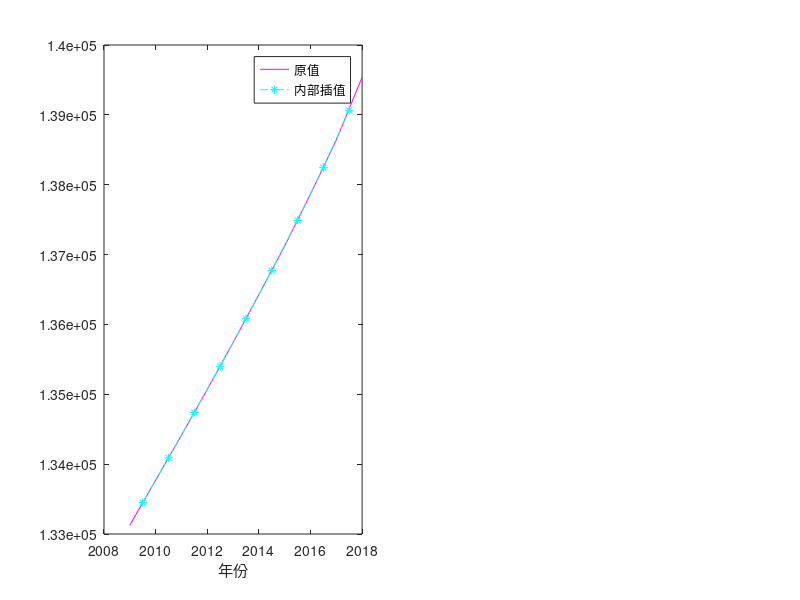

Recreate this plot in MATLAB. (Note: this script raises an error after producing the figure.)
%%
% 第三讲 插值算法
yy = [133126,133770,134413,135069,135738,136427,137122,137866,138639, 139538];
xx = 2009:2018;
x2= 2019:2021;
x1 = 2009.5:2017.5;
y1 = interp1(xx,yy,x1,'spline');
y2 = interp1(xx,yy,x2,'spline');
subplot(1,2,1);
plot(xx,yy,'m',x1,y1,'-.c*');legend('原值','内部插值');xlabel('年份');ylabel('人口数据',Rotation=0);title('三次样条内部插值');grid on;
subplot(1,2,2);
plot(xx,yy,':o',x2,y2,'-*');legend('原值','外部插值');xlabel('年份');ylabel('人口数据',Rotation=0);title('三次样条外部插值');grid on;

%%
% 第四讲 拟合
x = [4.20000000000000
5.90000000000000
2.70000000000000
3.80000000000000
3.80000000000000
5.60000000000000
6.90000000000000
3.50000000000000
3.60000000000000
2.90000000000000
4.20000000000000
6.10000000000000
5.50000000000000
6.60000000000000
2.90000000000000
3.30000000000000
5.90000000000000
6
5.60000000000000];
y = [8.40000000000000
11.7000000000000
4.20000000000000
6.10000000000000
7.90000000000000
10.2000000000000
13.2000000000000
6.60000000000000
6
4.60000000000000
8.40000000000000
12
10.3000000000000
13.3000000000000
4.60000000000000
6.70000000000000
10.8000000000000
11.5000000000000
9.90000000000000];
polyfit(x,y,3);
f = @(x) 0.112414415921065*x.^3 + -1.674448037152997*x.^2 + 10.078635937108100*x - 13.108129717297286;
y11 = 0.112414415921065*x.^3 + -1.674448037152997*x.^2 + 10.078635937108100*x - 13.108129717297286;
fplot(f,[2,8],'c');grid on;xlabel('x的值');ylabel('y的值');title('拟合图');hold on;
scatter(x,y,'r*');grid on;legend('拟合函数','原函数');

% SST = SSE + SSR 总体平方和=误差平方和+回归平方和
SST = sum((y-mean(y)).^2);
SSE = sum((y-y11).^2);
SSR = sum(((y11-mean(y)).^2));

%%
% 第五讲 相关系数
% corrcoef()为皮尔逊相关系数 corr为斯皮尔曼相关系数
% 斯皮尔曼适用范围广 皮尔逊适用于连续、正态、线性关系的数据

% 用循环检验所有列的数据是否为正态分布
% 原假设为随机变量服从正态分布 h等于1,表示拒绝原假设 h等于0,表示不能拒绝原假设。
n_c = size(Test,2);
H = zeros(1,6);
P = zeros(1,6);
for i = 1:n_c
[h,p] = jbtest(Test(:,i),0.05);
H(i)=h;
P(i)=p;
end
disp(H)
disp(P)
[R,P] = corrcoef(Test)
[m,n] = size(Test);
a1 = mean(Test);
cov1 = zeros(m,n);
for j =1:n
    for i =1:m
        cov1(i,j) = Test(i,j) - a1(j);
    end
end
S = zeros(1,n);
for j=1:n
        S(1,j) = (sum(cov1(:,j).*cov1(:,j)))/(m-1);
end
cov2 = zeros(n,n);
r = zeros(n,n);
for i =1:n
    for j =i:n
        cov2(j,i) = (sum(cov1(:,i).*cov1(:,j)))/(m-1);
        r(j,i) = cov2(j,i)/(S(1,i)*S(1,j));
    end
end
for i =1:n
    for j =i:n
        r(i,j) = r(j,i);
    end
end
r % r为皮尔逊相关系数

[R1,P1]=corr(Test, 'type' , 'Spearman')

%%
% 第六讲 典型相关性分析 SPSS实现

%%
% 第七讲 多元回归分析 STATE实现

%%
% 第八讲 图论最短路径问题
% [P,d] = shortestpath(G,s,t,'Method',algorithm)
% 在图G中找到s节点到t节点的最短路径P和最短距离d
% dt = distances(G[,'Method',algorithm])返回任意两点的距离矩阵
% G = digraph([],[],weights[])有向图
% G = graph([],[],weights[])无向图
% highlight(p,P,'Edgecolor','b')表示高亮蓝色显示图p中路径P
A = [1 1 1 2 3 3 4 5 5 5 5 6 6 7 9 9];
B = [2 3 4 5 2 4 6 4 6 7 8 5 7 8 5 8];
W = [6 3 1 1 2 2 10 6 4 3 6 10 2 4 2 3];
G = digraph(A,B,W);
x = [-1 -0.5 -0.5 -0.5 0 0 0.25 0.5 0.5];
y = [0 0.5 0 -0.5 0.5 -0.5 -0.25 0 0.5];
dt = distances(G);
subplot(1,2,1);
plot(G);title('图论图');grid on;
subplot(1,2,2);
p = plot(G,'XData',x,'YData',y,'EdgeLabel',G.Edges.Weight,'EdgeColor','k');title('图论图');
[P,d] = shortestpath(G,1,8)
highlight(p,P,'EdgeColor','b');

%%
% 第九讲 分类模型 SPSS实现

%%
% 第十讲 聚类模型 SPSS实现 MATLAB实现
% 系统聚类(用于较多指标) DBSCAN聚类(用于两个指标)

%%
% 第十一讲 时间序列分析 SPSS实现
% 定义时间变量 （季节性分解） 时序图 时间序列建模器

%%
% 第十二讲 预测模型
% 灰色预测模型（数据是以年份度量的非负数据 数据能经过准指数规律的检验（除了前两期外，后面至少90%的期数的光滑比要低于0.5 数据的期数较短且和其他数据之间的关联性不强）
% 神经网络预测模型（大量数据）
%%
% 灰色预测GM(1,1)数据期数要大于3且小于10
% A = input('请输入需要预测的列矩阵：');
% A = [71.1 72.4 72.4 72.1 71.4 72.0 71.6]';
clc;clear;
X = [2010 2011 2012 2013 2014 2015 2016 2017 2018 2019 2020]';
X1 = [2010 2011 2012 2013 2014 2015 2016 2017 2018 2019 2020 2021 2022 2023]'
A = [3693,3784,3841,3885,3945,3984,4016,4065,4104,4137,4161]';
[n,m] = size(A);
A_CUM = cumsum(A);
Z = (A_CUM(1:n-1) + A_CUM(2:n))/2;
B = zeros(n-1,2);
B(:,1) = -Z;B(:,2) = 1;
Y = A(2:n);
P = inv(B'*B)*B'*Y;
a = P(1); b =P(2);
num = input('请输入向后预测的期数：');
pre_1 = zeros(n+num,1);
for i = 1:n+num
    pre_1(i) = (A(1) - b/a)*exp(-a*(i-1)) + b/a;
end
pre_0 = zeros(n,1);
pre_0(1) = A(1);
for i = 1:n+num-1
    pre_0(i+1) = pre_1(i+1) - pre_1(i);
end
pre_1;
pre_0

% 级比检验
lmd = zeros(n-1,1);
for i =1:n-1
    lmd(i) = A(i)/A(i+1);
end
JDE_ = exp(-2/(n+1))<lmd<exp(2/(n+2));
JDE = double(JDE_);
if norm(JDE,1) == n-1
    disp('数据通过级比检验');
else
    disp('数据未通过级比检验，选择其他方法进行预测');
end

% 残差检验和级比偏差值检验
cancha = (A-pre_0(1:n))./A;
count = 0;
count_better = 0;
for i =1:n
    if cancha(i) < 0.1
        count_better = count_better + 1;
    if cancha(i) < 0.2
        count = count + 1;
    end
    end
    
end
if count == n && count_better == n
    disp('数据通过残差检验,且达到较高要求')
elseif count == n && count_better ~= n
    disp('数据通过残差检验,但未达到较高要求')
else
    disp('数据未通过残差检验，谨慎使用')
end

jibipiancha = 1-((1-0.5*a)/(1+0.5*a))*lmd;
count = 0;
count_better = 0;
for i =1:n-1
    if jibipiancha(i) < 0.1
        count_better = count_better + 1;
    if jibipiancha(i) < 0.2
        count = count + 1;
    end
    end
    
end
if count == n-1 && count_better == n-1
    disp('数据通过级比偏差值检验,且达到较高要求')
elseif count == n && count_better ~= n
    disp('数据通过级比偏差值检验,但未达到较高要求')
else
    disp('数据未通过级比偏差值检验，谨慎使用')
end

% 预测相对误差
err = abs((A-pre_0(1:n))./A);
ave_err = mean(err)
% 绘图
plot(X,A,'-b',X1,pre_0,'--c*');legend('原数据','预测值');title('灰色预测模型');xlabel('年份');ylabel('人口数（单位：千万人）');grid on;

%% 
% 第十三讲 奇异值分解SVD和图形处理
% 奇异值分解
A = input('请输入需要进行奇异值分解的原矩阵：');
[n,m] = size(A);% (n = m)
[U,S,V] = svd(A);
s = diag(S);
ro = input('请输入需要保留的特征比例（例如：0.9）：')
for i =1:n
    if sum(s(1:i))/sum(s) > ro
        disp(['特征比例为：',num2str(roundn(sum(s(1:i))/sum(s)))]);
        break
    end
end
A_ = U(:,1:i)*S(1:i,1:i)*V(:,1:i)' % 压缩后的矩阵

% 文件夹多张图片处理
fdr = 'C:\Users\23991\OneDrive\桌面\A01数学建模视频课程_解压版\第13讲.奇异值分解SVD和图形处理\代码和例题数据\压缩文件夹内的所有图片\葫芦娃七兄弟';  
dt=dir(fullfile(folder_name, '*.jpg'));  
cell_name={dt.name};
n = length(cell_name);
ratio = 0.9;
for i = 1:n
    pto_name = cell_name(i);
    name = pto_name{1};  
    pto_add = fullfile(fdr, name); 
    save_add = fullfile(fdr,['compressed_',name]);
    pic = double(imread(pto_add)); % 灰色图片处理→pic = double(imread(pto_add));[real_ratio,compressed_pic] = oursvd(pic, ratio);imwrite(uint8(compressed_pic), save_add);
    R=pic(:,:,1); % red   
    G=pic(:,:,2); % green
    B=pic(:,:,3); % blue
    [real_ratio1,compressed_r] = oursvd(R, ratio);  
    [real_ratio2,compressed_g] = oursvd(G, ratio); 
    [real_ratio3,compressed_b] = oursvd(B, ratio); 
    compress_pic=cat(3,compressed_r,compressed_g,compressed_b);
    imwrite(uint8(compress_pic), save_add);
end

% 单张彩色图片SVD压缩
ratio = 0.9;
pho_add = "C:\Users\23991\OneDrive\桌面\A01数学建模视频课程_解压版\第13讲.奇异值分解SVD和图形处理\代码和例题数据\奇异值分解SVD用于单张图片压缩\千与千寻.jpg";
save_add = "C:\Users\23991\OneDrive\桌面\A01数学建模视频课程_解压版\第13讲.奇异值分解SVD和图形处理\代码和例题数据\奇异值分解SVD用于单张图片压缩\compressed_千与千寻.jpg";
pic = double(imread(pho_add));
R=pic(:,:,1); % red   
G=pic(:,:,2); % green
B=pic(:,:,3); % blue
[real_ratio1,compressed_r] = oursvd(R, ratio);  
[real_ratio2,compressed_g] = oursvd(G, ratio); 
[real_ratio3,compressed_b] = oursvd(B, ratio); 
compress_pic=cat(3,compressed_r,compressed_g,compressed_b);
imwrite(uint8(compress_pic), save_add);

% 单张灰色图片SVD压缩
ratio = 0.9;
pho_add = "C:\Users\23991\OneDrive\桌面\A01数学建模视频课程_解压版\第13讲.奇异值分解SVD和图形处理\代码和例题数据\奇异值分解SVD用于单张图片压缩\赫本.jpg";
save_add = 'C:\Users\23991\OneDrive\桌面\A01数学建模视频课程_解压版\第13讲.奇异值分解SVD和图形处理\代码和例题数据\奇异值分解SVD用于单张图片压缩\compressed_赫本.jpg';
pic = double(imread(pho_add));
[real_ratio,compressed_pic] = oursvd(pic, ratio);
imwrite(uint8(compressed_pic), save_add);

%%
% 第十四讲 主成分分析
clc;clear;
A = input('请输入矩阵（n个样本p个指标的n×p矩阵）：');
[n,p] = size(A);
B = input('请输入累计贡献率要求值（例如：0.8）：');
A1 = corrcoef(A);
[TZXL0,TZZ0] = eig(A1); % 特征向量，特征值
lmd0 = diag(TZZ0);[lmd,index] = sort(lmd0,'descend');TZXL = TZXL0(:,index);
ctn = zeros(p,1);
for i = 1:p
    ctn(i) = lmd(i)/sum(lmd);
end
cum_ctn = cumsum(lmd)/sum(lmd);
disp('贡献率为：');disp(ctn);
disp('累计贡献率为：');disp(cum_ctn);
disp('相对应的特征向量矩阵为：');disp(TZXL);
num = 1;
for i =1:p
    if cum_ctn(i) < B
        num = num + 1;
    else
        break
    end
end
disp(['只需要取前',num2str(num),'个主成分进行分析']);


%%
% 第十五讲 基于熵权法的topsis模型 在Topsis文件里

%%
% 第十六讲 因子分析 SPSS实现

%%
% 第十七讲 岭回归与lasso回归 STATE实现
% zscore()对数据进行标准化

%%
% 第十八讲 灰色关联分析 在GREY_correlation文件里

%%
% 第十九讲 弗洛伊德(Floyd)算法[stdt,path] 【最短距离，最短路径】
n = input('请输入节点数：');
W = ones(n)./zeros(n);
for i =1:n
    W(i,i) = 0;
end
W(1,2) = 3;W(1,3) = 8;W(1,5) = -4;W(2,4) = 1;W(2,5) = 7;W(3,2) = 4;W(4,1) = 2;W(4,3) = -5;W(5,4) = 6;
[stdt,path] = Floyd(W); 
% Floyd_onepath(path,stdt,3,1);
Floyd_path(W);

%%
% 第二十讲 ARCH和GARCH模型

%%
% 第二十一讲 正态分布均值假设检验
% 正态分布下z检验与t检验
A = input('请输入一行样本矩阵：');
alpha = input('请输入α的值：');
miu0 = input('请输入总体均值：');
n = size(A,2); % 1行n列矩阵
x_ = mean(A);
std_ = std(A);
B = input('总体方差是否已知（是或否）：','s');
if B == '是' % z检验
    sigma = input('请输入总体标准差：');
    z = (x_ -  miu0)*sqrt(n)/sigma;
    p = 1 - normcdf(z);
    if p < alpha
        disp('拒绝H0，即原假设不成立'); % H1是我们想要认为的
    else
        disp('不拒绝H0，即原假设成立');
    end
else % t检验
    t = (x_ - miu0)*sqrt(n)/std_;
    p = 1 - tcdf(t,n-1);
     if p < alpha
            disp('拒绝H0，即原假设不成立');
     else
            disp('不拒绝H0，即原假设成立');
     end
end
% 两个正态分布样本均值差的检验
A1 = input('请输入一行样本矩阵：');
A2 = input('请输入一行样本矩阵：');
alpha = input('请输入α的值：');
A = A1 - A2;
d_ = mean(A);
std_ = std(A);
t = d_*sqrt(n)/std_;
p = 1 - tcdf(t,n-1);
% if p < alpha
%     disp('拒绝H0，即原假设不成立');
% else
%     disp('不拒绝H0，即原假设成立');
% end

%% 第二十二讲 蒙特卡洛模拟
% f = @(x) x1*x2*x3的最大值
f = @(x) -x(1)*x(2)*x(3);
x0 = [20;10;-10];
A = [1 -2 -2;1 2 2;1 -1 0];
b = [0;72;10];
lbnd = [20;10;-10];
ubnd = [30;20;16];
[x,fminval] = fmincon(f,x0,A,b,[],[],lbnd,ubnd);
x
fmaxval = -fminval

% min f(x) =2*(x1^2)+x2^2-x1*x2-8*x1-3*x2
% s.t.
% (1) 3*x1+x2>9
% (2) x1+2*x2<16
% (3) x1>0 & x2>0
f = @(x) 2*x(1)^2 + x(2)^2 - x(1)*x(2) - 8*x(1) -3*x(2)
A = [-3 -1;1 2];
x0 = [3,3];
b = [-9;16];
lbnd = [0;0];
[x,fminval] = fmincon(f,x0,A,b,[],[],lbnd)

n=11111111;
x1=unifrnd(0,16,n,1);
x2=unifrnd(0,8,n,1);
fmin= +inf;
for i =1:n
    if 3*x1(i) + x2(i)>9 && x1(i) + 2*x2(i)<16
        fval =2*(x1(i)^2)+x2(i)^2-x1(i)*x2(i)-8*x1(i)-3*x2(i);
        if fval < fmin
            fmin = fval;
            num = [x1(i),x2(i)];
        end
    end
end
fmin % 起点处最小值
num % 得到起点
n=11111111;
x1=unifrnd(2,3,n,1);
x2=unifrnd(2,3,n,1);
fmin= +inf;
for i =1:n
    if 3*x1(i) + x2(i)>9 && x1(i) + 2*x2(i)<16
        fval =2*(x1(i)^2)+x2(i)^2-x1(i)*x2(i)-8*x1(i)-3*x2(i);
        if fval < fmin
            fmin = fval;
            num = [x1(i),x2(i)];
        end
    end
end
fmin % 得到蒙特卡洛模拟结果
num 

%%
% 第二十三讲 数学规划模型
% Matlab 求解⾮线性规划的函数
% [x,fval] = fmincon(@fun,XO,A,b,Aeq,beq,lb,ub,@nonlfun,option)
% @nonlfun -- function [c,ceq] = nonlfun(x)
% c = [非线性不等式约束;...] ceq = [非线性等式约束;...]
% 注意把下标改写为括号 x1 === x(1)

% 练习第一
A = [1,-1,1;3,2,4;3,2,0];
b = [20;42;30];
x0 = [0;0;0];
[x,fminval] = fmincon(@fun11,x0,A,b,[],[],[0;0;0])

% 练习第二
x0 = [0;0;0;0];
A =[-0.03,-0.3,0,-0.15;0.14,0,0,0.07];
b = [-32;42];
Aeq = [0.05,0,0.2,0.1];
beq = 24;
lb = [0;0;0;0];
[x,fminval] = fmincon(@fun22,x0,A,b,Aeq,beq,lb)

% 练习第三
x0 = [3;0;4];
A =[-2,5,-1;1,3,1];
b = [-10;12];
Aeq = [1,1,1];
beq = 7;
lb = [0;0;0];
[x,fminval] = fmincon(@fun33,x0,A,b,Aeq,beq,lb);
x
fminval = -fminval

% 练习1
A = [-2,3];b = [6];x0 = [1;1];
[x,fval] = fmincon(@fun,x0,A,b,[],[],[],[],@nonlfun);
x
fval_ = -fval

% 练习2
x0 = [2;4;0];
lb = [0;0;0];
[x,fval] = fmincon(@fun1,x0,[],[],[],[],lb,[],@nonlfun1)

% 练习3
x0 = [20,10,0]
aeq = [1,-1,0];beq = [10];A = [1,-2,-2;1,2,2];b = [0;72]
lb = [-inf;10;-inf];ub = [+inf;20;+inf];
[x,fval] = fmincon(@fun,x0,A,b,aeq,beq,lb,ub);
x
fval_ = -fval

% 线性规划求解
[x,fval] = linprog(c,A,b,Aeq,beq,lb,ub,x0);
% 线性整数规划求解 注意把Aeq、beq、lb、ub写全
[x,fval] = intlinprog(c,intcon,A,b,Aeq,beq,lb,ub,x0);
% 最大最小化模型求解
[x,fval] = fminimax(@fun,x0,[],[],[],[],lb,ub,@nonlfun,option);

% 例1
c=[-20,-10]';
intcon=[1,2]; % x1和x2限定为整数
A=[5,4;2,5];
b=[24;13];
lb=zeros(2,1); 
[x,fval]=intlinprog(c,intcon,A,b,[],[],lb);
x
fval = -fval

% 例2
c = [18;23;5];
intcon = 3;
A = [107,500,0;72,121,65;-107,-500,0;-72,-121,-65]
b = [50000;2250;-500;-2000]
lb = zeros(3,1);
[x,fval] = intlinprog(c,intcon,A,b,[],[],lb)

% 例3
c = [-3;-2;-1];
intcon = 3;
A = [1,1,1];
b = 7;
Aeq = [4,2,1];
beq = [12];
lb = zeros(3,1);
ub = [+inf;+inf;1];
[x,fval] = intlinprog(c,intcon,A,b,Aeq,beq,lb,ub)

% 例4 
c = [-540;-200;-180;-350;-60;-150;-280;-450;-320;-120];
intcon = [1,2,3,4,5,6,7,8,9,10];
A = [6,3,4,5,1,2,3,5,4,2];
b = 30;
Aeq = [];beq = [];
lb = zeros(10,1);ub = ones(10,1);
[x,fval] = intlinprog(c,intcon,A,b,Aeq,beq,lb,ub);
x
fval_ = -fval

% 例5
c = ones(7,1);
intcon = [1:7];
A = -[1 2 0 0 0 0 1;0 0 3 2 1 0 1;4 1 0 2 4 6 1];
b = [-100;-100;-100];
Aeq = [];beq = [];
lb = zeros(7,1);ub = [+inf;+inf;+inf;+inf;+inf;+inf;+inf];
[x,fval] = intlinprog(c,intcon,A,b,Aeq,beq,lb,ub)

% 例6
lb = [3;4];ub = [8;10];x0 = [3,4];
[x,fval] = fminimax(@fun3,x0,[],[],[],[],lb,ub);
x
fval = min(fval)

% 例7
c = [0.1466666;0.1566666];
A = [-1,-1];
b = -7;
lb = [0;0];ub = [5;6];
x0 = [4,4];
[x,fval] = linprog(c,A,b,[],[],lb,ub)

% 练习题1
c = ones(6,1);
intcon = [1:6];
A = -[1 0 0 0 0 1;1 1 0 0 0 0;0 1 1 0 0 0;0 0 1 1 0 0;0 0 0 1 1 0;0 0 0 0 1 1];
b = -[60;70;60;50;20;30];
lb = zeros(6,1);
[x,fval] = intlinprog(c,intcon,A,b,[],[],lb)

% 练习题2
c = -[3100;3100;3100;3800;3800;3800;3500;3500;3500;2850;2850;2850];
A = [1 1 1 0 0 0 0 0 0 0 0 0;0 0 0 1 1 1 0 0 0 0 0 0;0 0 0 0 0 0 1 1 1 0 0 0;0 0 0 0 0 0 0 0 0 1 1 1;1 0 0 1 0 0 1 0 0 1 0 0;0 1 0 0 1 0 0 1 0 0 1 0;0 0 1 0 0 1 0 0 1 0 0 1;480 0 0 650 0 0 580 0 0 390 0 0;0 480 0 0 650 0 0 580 0 0 390 0;0 0 480 0 0 650 0 0 580 0 0 390];
b = [18;15;23;12;10;16;8;6800;8700;5300];
lb = zeros(12,1);
[x,fval] = linprog(c,A,b,[],[],lb);
x
fval_ = -fval

% 练习题3
A = [-1 -2 0];b = [-1];
lb = [0;-inf;-inf];ub = [+inf;+inf;+inf];
[x,fval] = fmincon(@fun4,[0,0,0],A,b,[],[],lb,ub,@nonlfun4);
x
fval_ = -fval

% 练习题3
c = [1 1 1 1 1 1 ];
intcon = [1:6];
A = -[1 1 1 zeros(1,3);0 1 0 1 zeros(1,2);0 0 1 0 1 zeros(1,1);0 0 0 1 0 1;1 1 1 zeros(1,3);0 0 0 0 1 1;1 zeros(1,5);0 1 0 1 0 1];
b = -ones(8,1);
lb =  [zeros(1,6)];
ub = [ones(1,6)];
[x,fval] = intlinprog(c,intcon,A,b,[],[],lb,ub)
ss
